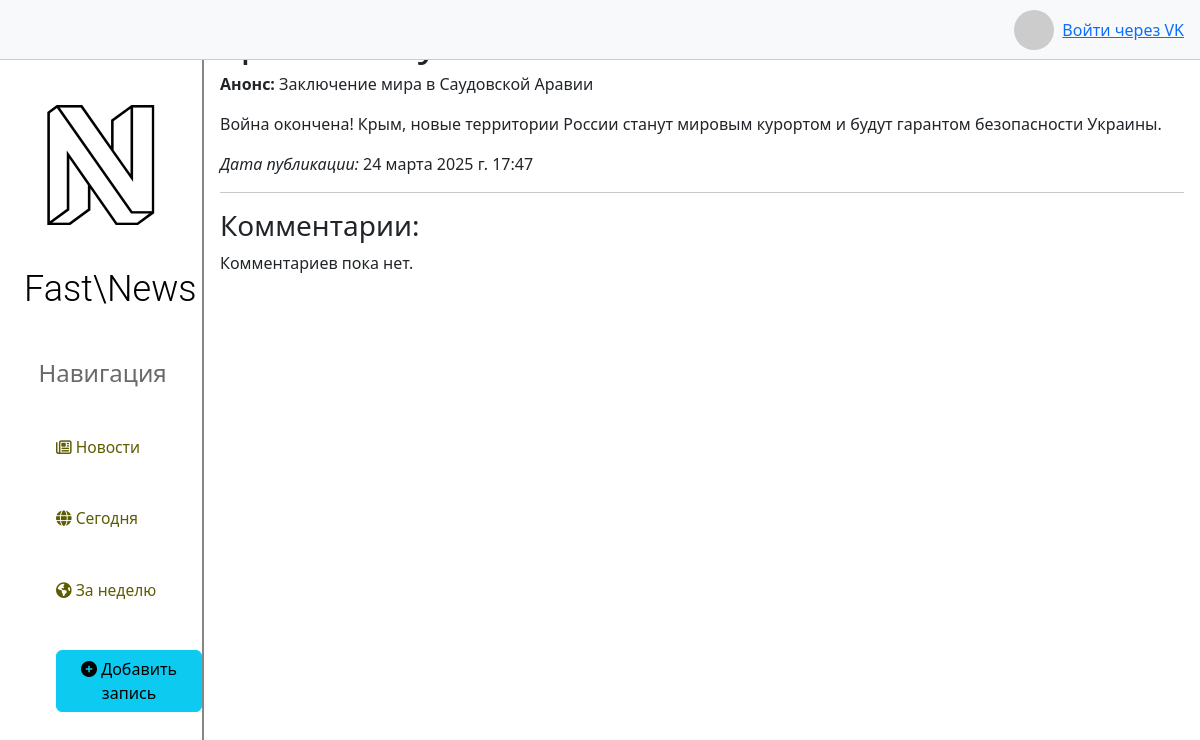
The page /news/1/ on the database its author committed.
### news/models.py (models this page shows, shortened)
class Articles(models.Model):
    title = models.CharField('Название', max_length=50, default="")
    anons = models.CharField('Анонс', max_length=250)
    full_text = models.TextField('Статья')
    date = models.DateTimeField('Дата публикации')
    class Meta:
        verbose_name = 'Новость'
        verbose_name_plural = 'Новости'

### news/views.py (the view)
# urls.py: path('<int:article_id>/', views.article_detail, name='article_detail'),
def article_detail(request, article_id):
    article = Articles.objects.get(id=article_id)
    comments = article.comments.all()
    return render(request, 'news/article_detail.html', {
        'article': article,
        'comments': comments
    })

### news/templates/news/article_detail.html (shortened to what this page needs)
{% extends 'ex_1/layout.html' %}
{% block content %}
    <h1>{{ article.title }}</h1>
    <p><strong>Анонс:</strong> {{ article.anons }}</p>
    <p>{{ article.full_text }}</p>
    <p><em>Дата публикации:</em> {{ article.date }}</p>
    <hr>
    <h3>Комментарии:</h3>
    {% if comments %}
        <ul class="list-group">
            {% for comment in comments %}
                <li class="list-group-item d-flex align-items-center">
                    <img src="https://via.placeholder.com/40" class="rounded-circle me-3" alt="avatar">
                    <div>
                        <strong>Имя Фамилия</strong>
                        <p class="mb-0">{{ comment.content }}</p>
                    </div>
                </li>
            {% endfor %}
        </ul>
    {% else %}
        <p>Комментариев пока нет.</p>
    {% endif %}
{% endblock %}

### ex_1/static/ex_1/css/ex_1.css (style rules this page uses)
body { background: #ffffff; margin-left: 0; padding: 0; }

### rows shown on the page
Articles: anons "Заключение мира в Саудовской Аравии", full_text "Война окончена! Крым, новые территории России станут мировым курортом и будут гарантом безопасности Украины.", date "24 марта 2025 г. 17:47"
